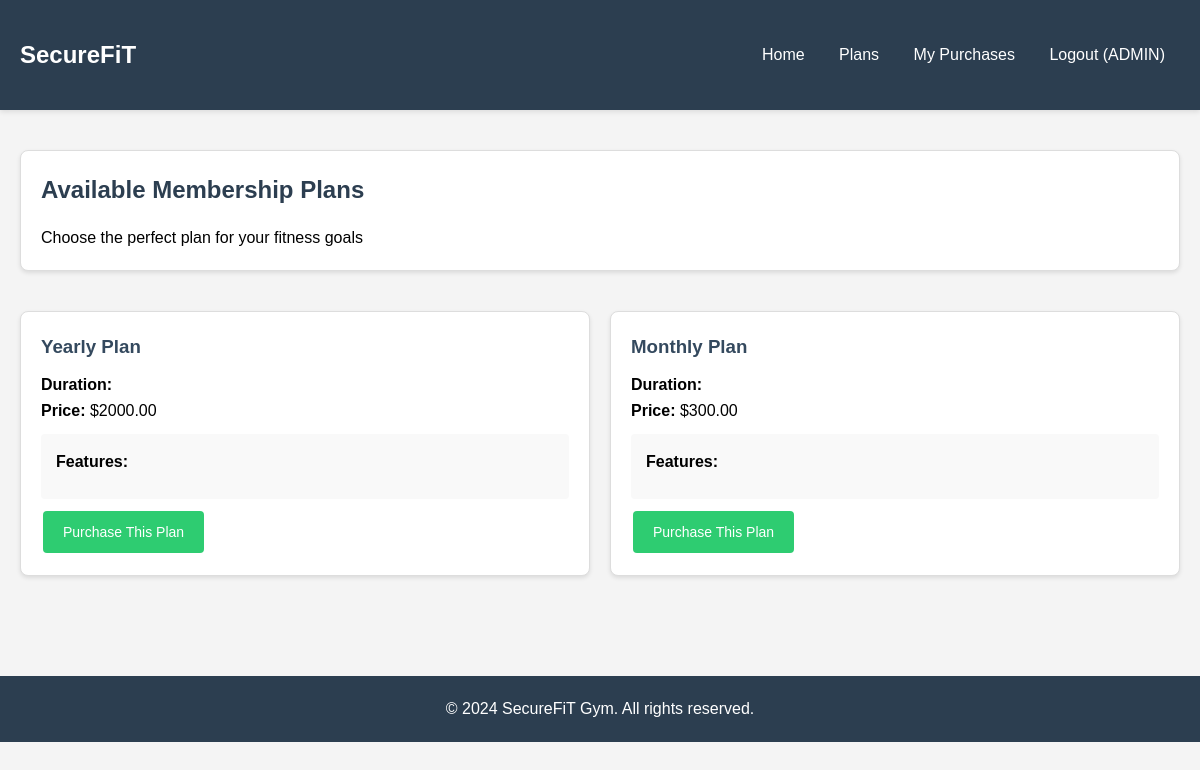
Screenshot of /plans/ (signed in) with the database file from the repository.
### MYAPP/models.py (models this page shows, shortened)
class MembershipPlan(models.Model):
    name = models.CharField(max_length=100)
    price = models.DecimalField(max_digits=8, decimal_places=2)
    duration_days = models.IntegerField()
    is_active = models.BooleanField(default=True)

### MYAPP/views.py (the view)
# urls.py: path('plans/', views.plans_view, name='plans'),
@login_required
def plans_view(request):
    plans = MembershipPlan.objects.filter(is_active=True)
    return render(request, 'MYAPP/plans.html', {'plans': plans})

### MYAPP/templates/MYAPP/plans.html (shortened to what this page needs)
{% extends 'MYAPP/base.html' %}
{% block content %}
<div class="card">
    <h2>Available Membership Plans</h2>
    <p>Choose the perfect plan for your fitness goals</p>
</div>
<div class="grid">
    {% for plan in plans %}
    <div class="card">
        <h3>{{ plan.name }}</h3>
        <p><strong>Duration:</strong> {{ plan.get_duration_months_display }}</p>
        <p><strong>Price:</strong> ${{ plan.price }}</p>
        <div style="background: #f9f9f9; padding: 15px; border-radius: 4px; margin: 10px 0;">
            <strong>Features:</strong>
        </div>
        <a href="{% url 'purchase_plan' plan.id %}" class="btn btn-success">Purchase This Plan</a>
    </div>
    {% empty %}
    <p>No plans available at this time.</p>
    {% endfor %}
</div>
{% endblock %}

### MYAPP/templates/MYAPP/base.html (shortened to what this page needs)
{% load static %}
<!DOCTYPE html>
<html lang="en">
<head>
</head>
<body>
    <nav>
        <div class="container">
            <div class="nav-brand">SecureFiT</div>
            <div>
                <a href="{% url 'home' %}">Home</a>
                {% if user.is_authenticated %}
                    <a href="{% url 'plans' %}">Plans</a>
                    <a href="{% url 'my_purchases' %}">My Purchases</a>
                    <a href="{% url 'logout' %}">Logout ({{ user.username }})</a>
                {% else %}
                    <a href="{% url 'login' %}">Login</a>
                    <a href="{% url 'register' %}">Register</a>
                {% endif %}
            </div>
        </div>
    </nav>
    <div class="container">
        {% block content %}{% endblock %}
    </div>
    <footer>
        <p>&copy; 2024 SecureFiT Gym. All rights reserved.</p>
    </footer>
</body>
</html>

### MYAPP/templates/MYAPP/base.html (style rules this page uses)
* { margin: 0; padding: 0; box-sizing: border-box; }
body { font-family: Arial, sans-serif; line-height: 1.6; background: #f4f4f4; }
.container { max-width: 1200px; margin: 0 auto; padding: 20px; }
nav { background: #2c3e50; color: white; padding: 1rem 0; box-shadow: 0 2px 5px rgba(0,0,0,0.1); }
nav .container { display: flex; justify-content: space-between; align-items: center; }
nav a { color: white; text-decoration: none; margin: 0 15px; transition: opacity 0.3s; }
.nav-brand { font-size: 1.5rem; font-weight: bold; }
.card { background: white; border: 1px solid #ddd; border-radius: 8px; padding: 20px; margin: 20px 0; box-shadow: 0 2px 4px rgba(0,0,0,0.1); }
.card h2 { margin-bottom: 15px; color: #2c3e50; }
.card h3 { color: #34495e; margin-bottom: 10px; }
.btn { display: inline-block; padding: 10px 20px; text-decoration: none; border-radius: 4px; border: none; cursor: pointer; font-size: 14px; transition: all 0.3s; margin: 2px; }
.btn-success { background: #2ecc71; color: white; }
.grid { display: grid; grid-template-columns: repeat(auto-fit, minmax(300px, 1fr)); gap: 20px; margin: 20px 0; }
footer { background: #2c3e50; color: white; text-align: center; padding: 20px 0; margin-top: 40px; }

### rows the page displays
MembershipPlan: name "Yearly Plan", price "2000.00"
MembershipPlan: name "Monthly Plan", price "300.00"

### other values shown
{{ user.username }} "ADMIN"
